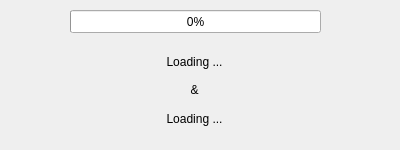
<?xml version="1.0" encoding="UTF-8"?>
<ui version="4.0">
 <class>Dialog</class>
 <widget class="QDialog" name="Dialog">
  <property name="geometry">
   <rect>
    <x>0</x>
    <y>0</y>
    <width>400</width>
    <height>150</height>
   </rect>
  </property>
  <property name="windowTitle">
   <string>Correlating ICs &amp; ICNs</string>
  </property>
  <widget class="QProgressBar" name="progressWait">
   <property name="geometry">
    <rect>
     <x>70</x>
     <y>10</y>
     <width>251</width>
     <height>23</height>
    </rect>
   </property>
   <property name="value">
    <number>0</number>
   </property>
  </widget>
  <widget class="QWidget" name="verticalLayoutWidget">
   <property name="geometry">
    <rect>
     <x>39</x>
     <y>50</y>
     <width>311</width>
     <height>80</height>
    </rect>
   </property>
   <layout class="QVBoxLayout" name="verticalLayout">
    <item>
     <widget class="QLabel" name="ic_fileName">
      <property name="text">
       <string>Loading ...</string>
      </property>
      <property name="alignment">
       <set>Qt::AlignCenter</set>
      </property>
     </widget>
    </item>
    <item>
     <widget class="QLabel" name="CorrAmpersand">
      <property name="text">
       <string>&amp;</string>
      </property>
      <property name="alignment">
       <set>Qt::AlignCenter</set>
      </property>
     </widget>
    </item>
    <item>
     <widget class="QLabel" name="ICN_templateName">
      <property name="text">
       <string>Loading ...</string>
      </property>
      <property name="alignment">
       <set>Qt::AlignCenter</set>
      </property>
     </widget>
    </item>
   </layout>
  </widget>
 </widget>
 <resources/>
 <connections/>
</ui>
